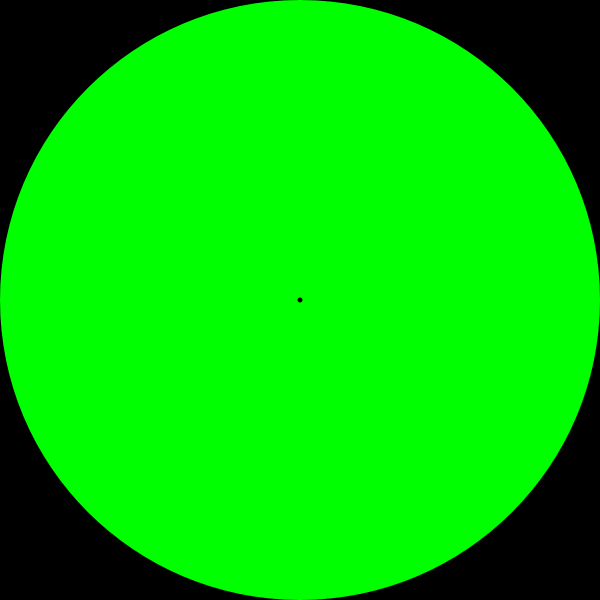
Frame 1 (no input)
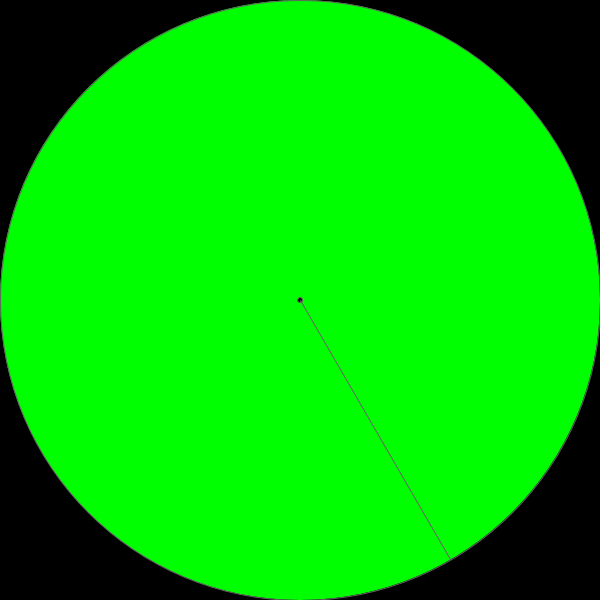
Frame 60 (the mouse pressed at the canvas centre just before this capture)
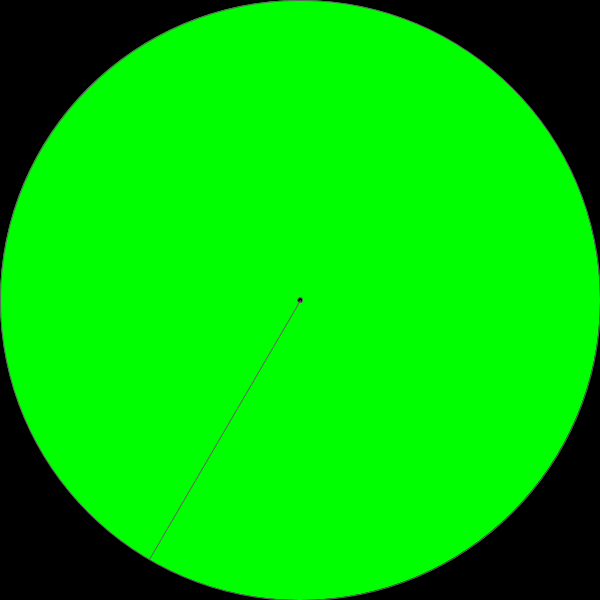
Frame 120 (the mouse held since frame 60 and released just before this capture)

The Processing sketch that drew these frames (run headless with seeded random() and noise(); from frame 60 on, the mouse is pressed at the canvas centre):

// Processing sketch: Airport
// ── Airport.pde

 public static PVector airportloc, endPointLoc;
 int angle=0;
 
  Radar radar; 
void setup(){  // runs once
  size(600, 600);
  noStroke();
   
 
 endPointLoc = new PVector(width,0);
 airportloc = new PVector(width/2,width/2);
  radar = new Radar(endPointLoc);
 
 
 
 
}


void draw(){

  background(0,0,0);
  PShape airport = createShape(ELLIPSE,airportloc.x , airportloc.y, 5, 5); 
  PShape greenCircle = createShape(ELLIPSE, airportloc.x,airportloc.y,width,height);
  
  
  //PShape sweeperLine
  
  greenCircle.stroke(0,255,0);
  greenCircle.setFill(color(0,255,0));
  
  airport.setFill(color(0));
  shape(greenCircle);
  shape(airport);

  PShape Line = radar.GetSweeperLine(airportloc);
 // radar.RotateSweeper(airportloc, endPointLoc);
    shape(Line);


}

// ── Aircraft.pde

import java.util.Random;



class Aircraft {


  float airSpeed;
  PVector coordinates;
  PShape blip;
  PVector airportLoc, endPointLoc, aircraftLoc;
  Random r = new Random();
  //declare aircraft size


  public Aircraft(PVector airportloc, PVector endpointloc) {

    airportLoc=airportloc;
    endPointLoc= endpointloc ;

    //blip = new PShape(ELLIPSE,r.nextInt(0,600),r.nextInt(0,600),r.nextInt(1,3),r.nextInt(1,3));
    airSpeed = r.nextFloat(0, (float) 0.9);
    //call setCoordinates

    //call setBlip
    this.setCoordinates();
    this.setBlip();
  }

  //method: PVector getCoordinates
  //return coordinates

  public PVector getCoordinates() {

    return aircraftLoc;
  }






  //method: void setCoordinates(endpoint coords)
  // set the starting coordinates to endPoint
  public void setCoordinates() {

    aircraftLoc = endPointLoc;
  }




  //method: void setBlip
  //create an ellipse at the  aircraft location of aircraft size
  //draw the ellipse

  public void setBlip() {

    float sizeofAircraft = r.nextInt(5, 20);
    PShape aircraftshape = createShape(ELLIPSE, aircraftLoc.x, aircraftLoc.y, sizeofAircraft, sizeofAircraft);
    // set col to black;
    shape(aircraftshape);
  }



  //method: boolean moveAircraft(airport location)
  //find distance from airport to aircraft


  public boolean moveAircraft() {

    if (PVector.dist(airportLoc, endPointLoc)< airSpeed) {

      aircraftLoc = airportLoc;
      return false;
    }

    aircraftLoc.x = this.endPointLoc.x - ((airSpeed*(endPointLoc.x-airportLoc.x))/PVector.dist(airportLoc, coordinates));
    aircraftLoc.y = this.endPointLoc.y - ((airSpeed*(endPointLoc.y-airportLoc.y))/PVector.dist(airportLoc, coordinates));




    return true;
  }




  //if distance is less than airspeed, set coords to airport location and return false

  //calc new coordinates
  //return true
}

// ── Radar.pde





class Radar{

ArrayList<Aircraft> Aircrafts; 
 
float radius,angle=0;
PVector sweeperEndPoint;

float tolerance = 0.001f;
PVector endpointloc;

  
 public Radar(PVector endPoint){
  
  Aircrafts = new ArrayList<Aircraft>();
  angle=0;
  radius=width/2;
  sweeperEndPoint = endPoint;
  //airportLoc = AirportLoc;
  
  
  }
  
 public PShape GetSweeperLine(PVector airportLoc){
 
 // call rotate sweeper
this.RotateSweeper(airportLoc, sweeperEndPoint);
 PShape Line = createShape(LINE, airportLoc.x,airportLoc.y,this.sweeperEndPoint.x,this.sweeperEndPoint.y);
 stroke(100);
 
 
 return Line;
 
 }
 
 public void RotateSweeper(PVector airportloc, PVector endpointLoc){
   endpointloc = endpointLoc;
   ArrayList<Aircraft> toRemove; 
   Random r = new Random();

   angle+=1;
   
   //randomly add a new aircraft
   
   
 toRemove = new ArrayList<Aircraft>();   
   if(r.nextInt(100)==1){
   //aircraft = new Aircraft(airportLoc, sweeperEndPoint);

   Aircrafts.add(new Aircraft(airportloc, endpointloc));  
   System.out.println("Aircraft generated");
   }
  
   //create a temporary toRemove aircraft collection
   // iterate through the aircraft collection
    
   for(int i=0;i<Aircrafts.size();i++){
   
   if(isAircraftScanned(Aircrafts.get(i).getCoordinates(),airportloc)){
       if(Aircrafts.get(i).moveAircraft()==false){
         toRemove.add(Aircrafts.get(i)); 
       
       }
       
       }
       
       //call isAircraftScanned - if it returns true:
          
           //if it returns false add the aircraft to toRemove arraylist
           
           
           //call moveAirCraft
        Aircrafts.get(i).setBlip();
     
        //setBlip for each aircraft
   
   //remove all aircraft in toRemove from the master aircraft collection (removeAll) method for arraylists 
 }

   Aircrafts.removeAll(toRemove); 
    
  
   
   
   
   endpointloc.x = radius*cos(radians(angle))+ airportloc.x;
   endpointloc.y = radius*sin(radians(angle))+ airportloc.y;
   
   sweeperEndPoint = endpointloc;
   
   if(angle>359){
   angle=0;
   System.out.println("full rotation complete");
   }

 
   
 
 
 }
 
 
 public boolean isAircraftScanned(PVector aircraftLocation, PVector airportloc){
 
   
   
 ////calc distance between line segments AC and BC
 float AC = PVector.dist(airportloc, endpointloc);
 float BC = PVector.dist(airportloc, aircraftLocation);
 float AB = (width/2);
 if(AC + BC - AB< tolerance) return true;
 else return false;
 
 ////add line segment values together
 //// if added lengths == sweeper length(within tolerance
 //  //return true
 //  //otherwise return false
   
   
 
 }
 
 
 
 
 
 public float getAngle(){
 return angle;
 
 }


  



}
